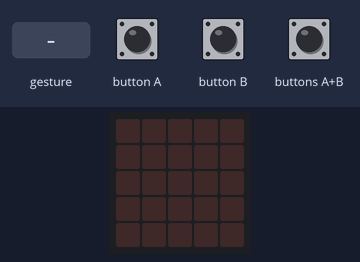
Bench run of a program on a simulated BBC micro:bit (MakeCode). Parts: the board's 5×5 LED display. Inputs (shaded band) come from the test bench. A tilt is held for 1.5 s and a shake lasts 1 s, then the board lies face up again.

Above: at 1.2 s.
1.3 s: gesture 'shake'
At 1.7 s:
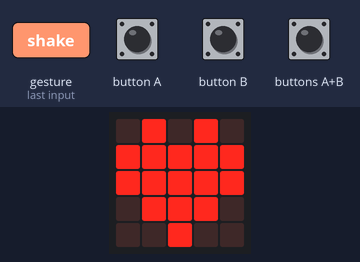
4.2 s: button A pressed for 0.15 s
At 5.5 s:
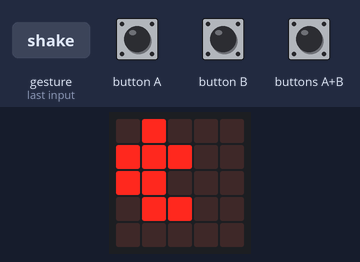
5.8 s: button B pressed for 0.15 s
At 6.9 s:
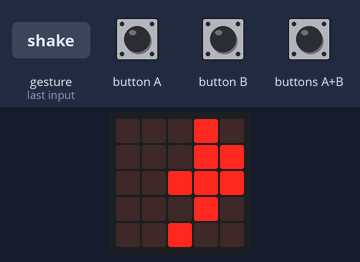
7.4 s: buttons A+B pressed for 0.15 s
At 8.1 s:
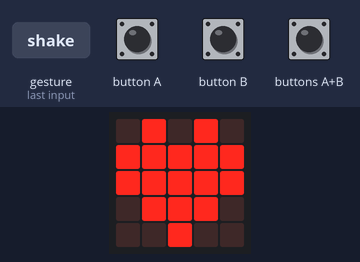
Timing chart, 0 to 10.0 s (numbered marks = the images above; inputs shaded):
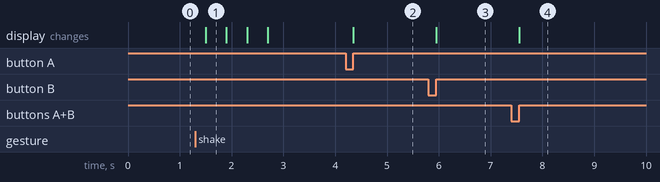

Measured:
- after the input at 1.3 s, the display: changes after 0.20 s (image 1)
- after the input at 4.2 s, the display: changes after 0.15 s (image 2)
- after the input at 5.8 s, the display: changes after 0.15 s (image 3)
- after the input at 7.4 s, the display: changes after 0.15 s (image 4)
- what the display in image 1 shows lasts 0.4 s, from 1.5 s to 1.9 s

The program:

main.ts
```typescript
input.onGesture(Gesture.Shake, function () {
    basic.showLeds(`
        . # . # .
        # # # # #
        # # # # #
        . # # # .
        . . # . .
        `)
    basic.showLeds(`
        # . . . #
        # # . . #
        # . . # #
        # # . . #
        . . . # .
        `)
    basic.showLeds(`
        . . . . .
        # . . . .
        . . . . #
        # . . . .
        . . . . #
        `)
    basic.showLeds(`
        . . . . .
        . . . . .
        . . . . .
        . . . . .
        . . . . .
        `)
})
input.onButtonPressed(Button.A, function () {
    basic.showLeds(`
        . # . . .
        # # # . .
        # # . . .
        . # # . .
        . . . . .
        `)
})
input.onButtonPressed(Button.AB, function () {
    basic.showLeds(`
        . # . # .
        # # # # #
        # # # # #
        . # # # .
        . . # . .
        `)
})
input.onButtonPressed(Button.B, function () {
    basic.showLeds(`
        . . . # .
        . . . # #
        . . # # #
        . . . # .
        . . # . .
        `)
})
```

test.ts
```typescript
// test ender her, dette bliver ikke kompileret, når denne pakke bruges som en udvidelse.
```
